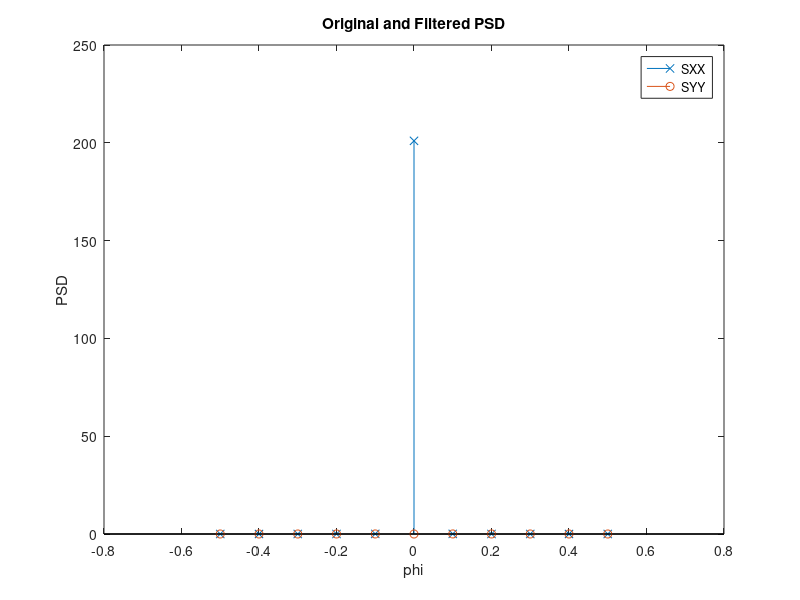
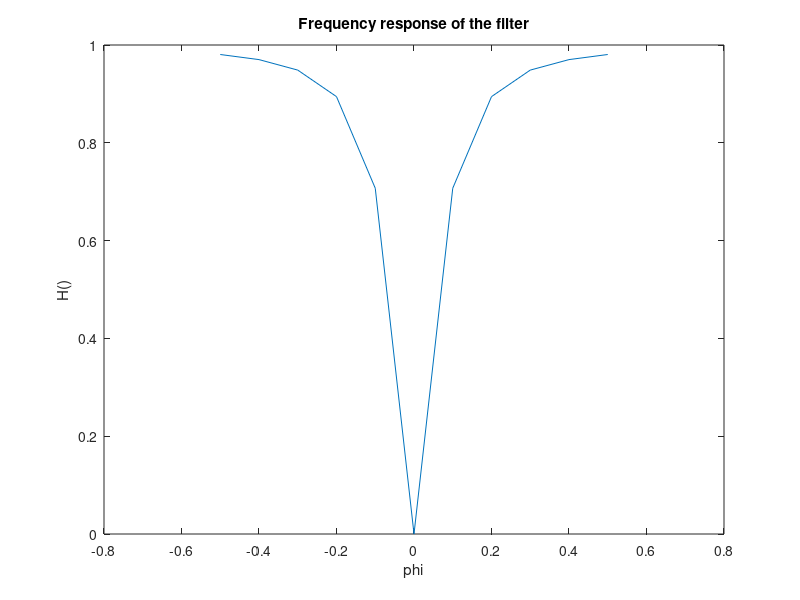

These charts were generated, in order, by the following MATLAB code:
sigma_a = 2;
mu_a = 1;
p = 1/100;
q = 1-p;
phi = -0.5:0.1:0.5;
c=10;
sxx = sigma_a*(1-q)./(1+q^2-2*q*cos(2*3.14.*phi));
sxx0 = sigma_a*(1-q)/(1+q^2-2*q*cos(0));
sxx(6) = sxx0+ mu_a^2;%at zero
figure;
stem(phi,sxx,'x','DisplayName','SXX');
H_phi_sq = ((phi.^2)*(c^2)+(phi.^4)*(c^4))./((1+phi.^2*c^2).^2); 
syy = H_phi_sq.*sxx;
hold on;
stem(phi,syy,'DisplayName','SYY');
xlabel('phi');
ylabel('PSD');
legend('show');
title('Original and Filtered PSD')
figure;
plot(phi,sqrt(H_phi_sq));
xlabel('phi');
ylabel('H()');
title('Frequency response of the filter');